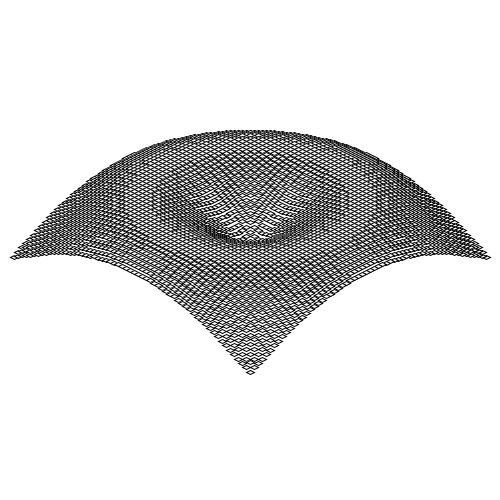
Frame 1 (no input)
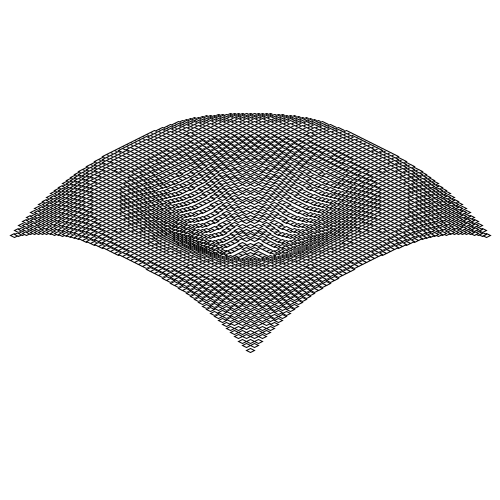
Frame 60 (the mouse pressed at the canvas centre just before this capture)
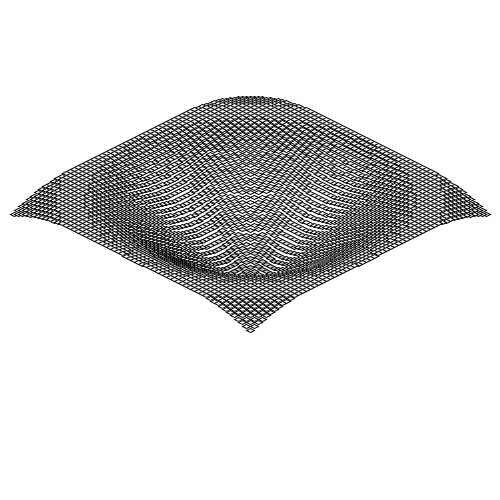
Frame 120 (the mouse held since frame 60 and released just before this capture)

The Processing sketch that drew these frames (run headless with seeded random() and noise(); from frame 60 on, the mouse is pressed at the canvas centre):

// Processing sketch: processing_74940
// ── processing_74940.pde

float a;
/* Setup(), the first function called when the applet is started */
void setup()
{
  /* The applet is set to 500 pixels by 500 pixels */
  size(500,500);
  /* RGB mode set to maximum of 6, since we'll be using 6 colors. 0 for black, 6 for white, and everything in between. */
  colorMode(RGB, 6);
  /* The stroke color is used to determine the border color of each quadrilateral. */
  stroke(0);
  /* Frame rate is set to 30. */
  frameRate(80);
}
void draw()
{
  /*
  a is decreased by 0.08. It represents the amount of radians the height of our boxes changes, and their speed.
  If we did nothing to a, then none of our shapes will move, so a is a key component in our formulas.
  */
  a -= 0.008;
  /* Screen is cleared and background is set to 6 (white). */
  background(6);
  /*
  These are our loops.
  We loop through 14 rows (-7 through 7) for the x axis, and within each row, we loop through 14 collumns for the z axis
  (x,z) is the ground, while y is verticle)
  */
  for (int x = -30 ; x < 30; x++) {
   for (int z = -30; z < 30; z++) {
    /*
    The y variable is set to determine the height of the box.
    We use formula radius * cos(angle) to determine this.
    Since cosine, when graphed, creates a wave, we can use this to have the boxes transition from small to big smoothly.
     
    The radius pretty much stands for our range. cosine alone will return values between -1 and 1, so we multiply this by
    24 to increase this value. The formula will return something in between -24 and 24.
     
    The angle is in radians. An entire loop (circle) is 2pi radians, or roughly 6.283185.
    Distance is used to create the circular effect. It makes the boxes of the same radius around the center similar.
    The distance ranges from 0 to 7, so 0.55 * distance will be between 0 and 3.85. This will make the highest and lowest
    box a little more than half a loop's difference. a is added on, (subtracted if you want to be technical, since a is negative), to
    provide some sort of change for each frame. If we don't include '+ a' in the algorithm, the boxes would be still.
    */
    int y = int(50 * sin(0.08 * distance(x,z,0,0) + a));
     
    /*
    These are 2 coordinate variations for each quadrilateral.
    Since they can be found in 4 different quadrants (+ and - for x, and + and - for z),
    we'll only need 2 coordinates for each quadrilateral (but we'll need to pair them up differently
    for this to work fully).
     
    Multiplying the x and z variables by 17 will space them 17 pixels apart.
    The 8.5 will determine half the width of the box ()
    8.5 is used because it is half of 17. Since 8.5 is added one way, and 8.5 is subtracted the other way, the total
    width of each box is 17. This will eliminate any sort of spacing in between each box.
     
    If you enable noStroke(), then the whole thing will appear as one 3d shape. Try it.
    */
   
  
    
    float xm = x*4 -2;
    float xt = x*4 +2;
    float zm = z*4 -2;
    float zt = z*4 +2;
     
    /* We use an integer to define the width and height of the window. This is used to save resources on further calculating */
    int halfw = (int)width/2;
    int halfh = (int)height/2;
     
    /*
    Here is where all the isometric calculating is done.
    We take our 4 coordinates for each quadrilateral, and find their (x,y) coordinates using an isometric formula.
    You'll probably find a similar formula used in some of my other isometric animations. However, I normally use
    these in a function. To avoid using repetitive calculation (for each coordinate of each quadrilateral, which
    would be 3 quads * 4 coords * 3 dimensions = 36 calculations).
     
    Formerly, the isometric formula was ((x - z) * cos(radians(30)) + width/2, (x + z) * sin(radians(30)) - y + height/2).
    however, the cosine and sine are constant, so they could be precalculated. Cosine of 30 degrees returns roughly 0.866, which can round to 1,
    Leaving it out would have little artifacts (unless placed side-by-side to accurate versions, where everything would appear wider in this version)
    Sine of 30 returns 0.5.
     
    We left out subtracting the y value, since this changes for each quadrilateral coordinate. (-40 for the base, and our y variable)
    These are later subtracted in the actual quad().
    */
    int isox1 = int(xm - zm + halfw);
    int isoy1 = int((xm + zm) * 0.5 + halfh);
    int isox2 = int(xm - zt + halfw);
    int isoy2 = int((xm + zt) * 0.5 + halfh);
    int isox3 = int(xt - zt + halfw);
    int isoy3 = int((xt + zt) * 0.5 + halfh);
    int isox4 = int(xt - zm + halfw);
    int isoy4 = int((xt + zm) * 0.5 + halfh);
     
    /* The side quads. 2 and 4 is used for the coloring of each of these quads */
  
     
   
    /*



     
    /*
    The top quadrilateral.
    y, which ranges between -24 and 24, multiplied by 0.05 ranges between -1.2 and 1.2
    We add 4 to get the values up to between 2.8 and 5.2.
    This is a very fair shade of grays, since it doesn't become one extreme or the other.
    */
    fill(6+y * 0.05);
    quad(isox1, isoy1-y, isox2, isoy2-y, isox3, isoy3-y, isox4, isoy4-y);
   }
  }
}
/* The distance formula */
float distance(float x,float y,float cx,float cy) {
  return sqrt(sq(cx - x) + sq(cy - y));
}
